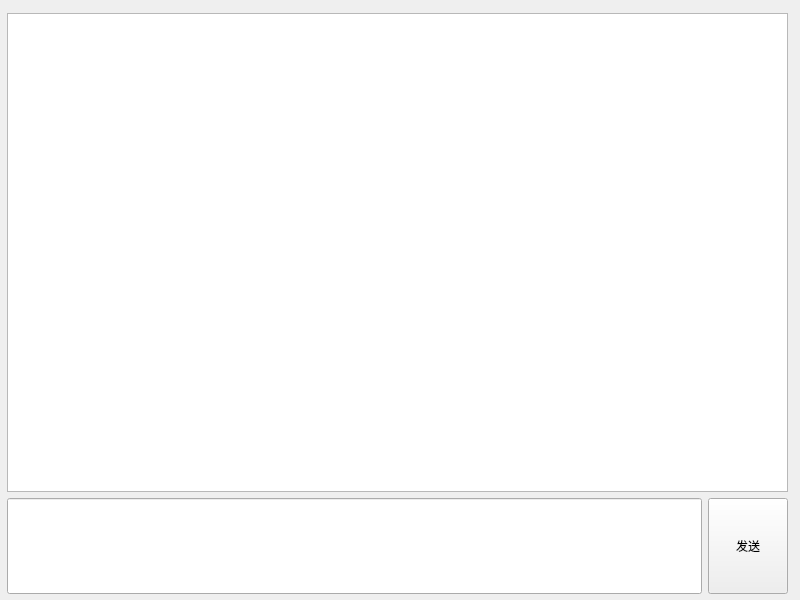
<?xml version="1.0" encoding="UTF-8"?>
<ui version="4.0">
 <class>Widget</class>
 <widget class="QWidget" name="Widget">
  <property name="geometry">
   <rect>
    <x>0</x>
    <y>0</y>
    <width>800</width>
    <height>600</height>
   </rect>
  </property>
  <property name="windowTitle">
   <string>Widget</string>
  </property>
  <widget class="QWidget" name="">
   <property name="geometry">
    <rect>
     <x>7</x>
     <y>13</y>
     <width>781</width>
     <height>581</height>
    </rect>
   </property>
   <layout class="QVBoxLayout" name="verticalLayout" stretch="5,1">
    <item>
     <widget class="QPlainTextEdit" name="plainTextEdit"/>
    </item>
    <item>
     <layout class="QHBoxLayout" name="horizontalLayout">
      <item>
       <widget class="QLineEdit" name="lineEdit">
        <property name="sizePolicy">
         <sizepolicy hsizetype="Expanding" vsizetype="Expanding">
          <horstretch>0</horstretch>
          <verstretch>0</verstretch>
         </sizepolicy>
        </property>
       </widget>
      </item>
      <item>
       <widget class="QPushButton" name="pushButton">
        <property name="sizePolicy">
         <sizepolicy hsizetype="Minimum" vsizetype="Expanding">
          <horstretch>0</horstretch>
          <verstretch>0</verstretch>
         </sizepolicy>
        </property>
        <property name="text">
         <string>发送</string>
        </property>
       </widget>
      </item>
     </layout>
    </item>
   </layout>
  </widget>
 </widget>
 <resources/>
 <connections/>
</ui>
